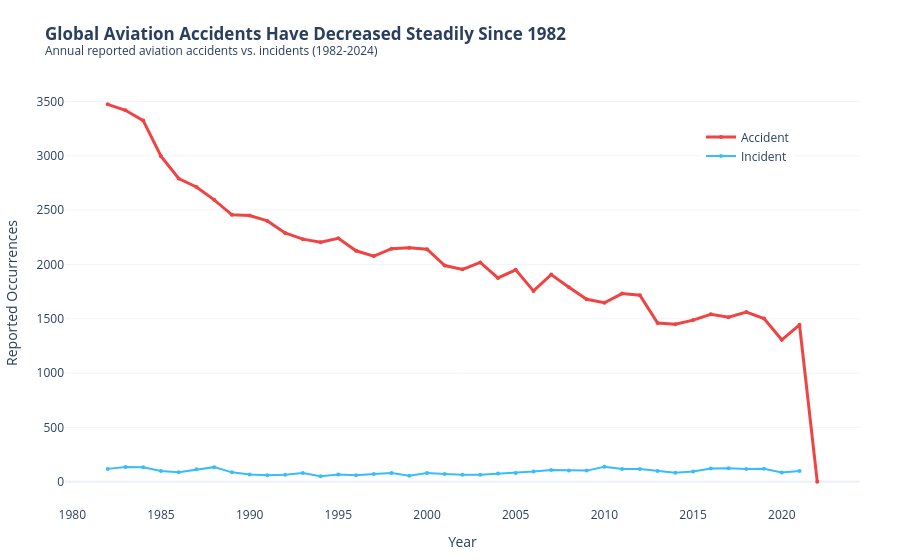

The notebook cell this image was saved under:
### Markdown cell above
## 2. Multi-Dimensional Analytical Questions & Visualizations

### Q1: How has the annual frequency of aviation accidents changed since 1982, and does the trend differ between Accidents and Incidents?
*   **Insight**: The frequency of severe "Accidents" has decreased steadily over the past few decades due to advances in aviation engineering and safety protocols, while recorded "Incidents" have remained relatively flat due to improved reporting guidelines.

### Code cell
# Group by year and type
df_q1 = df[df['investigation_type'].isin(['Accident', 'Incident'])].groupby(['year', 'investigation_type'])['event_id'].count().reset_index()
df_q1 = df_q1.rename(columns={'event_id': 'count'})

fig1 = go.Figure()
for t, col, w in [('Accident', '#ef4444', 3), ('Incident', '#38bdf8', 2)]:
    df_t = df_q1[df_q1['investigation_type'] == t]
    fig1.add_trace(go.Scatter(
        x=df_t['year'], y=df_t['count'],
        mode='lines+markers', name=t,
        line=dict(color=col, width=w),
        marker=dict(size=4)
    ))

fig1.update_layout(
    title="<b>Global Aviation Accidents Have Decreased Steadily Since 1982</b><br><sup>Annual reported aviation accidents vs. incidents (1982-2024)</sup>",
    xaxis_title="Year",
    yaxis_title="Reported Occurrences",
    hovermode="x unified",
    legend=dict(x=0.8, y=0.9),
    margin=dict(l=40, r=40, t=80, b=40)
)
fig1.update_xaxes(showgrid=False)
fig1.update_yaxes(showgrid=True, gridcolor='#f1f5f9')

fig1.show()

### Figure 1 — Plotly figure (JSON) as saved in the notebook; plotly's stock layout.template omitted (floating-point values rounded to 4 significant figures)
{"data": [{"line": {"color": "#ef4444", "width": 3}, "marker": {"size": 4}, "mode": "lines+markers", "name": "Accident", "type": "scatter", "x": [1982, 1983, 1984, 1985, 1986, 1987, 1988, 1989, 1990, 1991, 1992, 1993, 1994, 1995, 1996, 1997, 1998, 1999, 2000, 2001, 2002, 2003, 2004, 2005, 2006, 2007, 2008, 2009, 2010, 2011, 2012, 2013, 2014, 2015, 2016, 2017, 2018, 2019, 2020, 2021, 2022], "y": [3474, 3419, 3324, 2997, 2791, 2713, 2595, 2457, 2451, 2401, 2290, 2233, 2205, 2241, 2126, 2077, 2145, 2153, 2140, 1990, 1955, 2019, 1876, 1951, 1757, 1907, 1790, 1680, 1648, 1732, 1717, 1462, 1451, 1488, 1542, 1514, 1562, 1503, 1307, 1445, 1]}, {"line": {"color": "#38bdf8", "width": 2}, "marker": {"size": 4}, "mode": "lines+markers", "name": "Incident", "type": "scatter", "x": [1982, 1983, 1984, 1985, 1986, 1987, 1988, 1989, 1990, 1991, 1992, 1993, 1994, 1995, 1996, 1997, 1998, 1999, 2000, 2001, 2002, 2003, 2004, 2005, 2006, 2007, 2008, 2009, 2010, 2011, 2012, 2013, 2014, 2015, 2016, 2017, 2018, 2019, 2020, 2021], "y": [119, 137, 133, 99, 89, 115, 135, 87, 67, 61, 65, 80, 52, 68, 61, 71, 81, 56, 80, 73, 65, 66, 76, 80, 94, 109, 103, 103, 138, 118, 118, 99, 84, 94, 122, 124, 119, 121, 85, 99]}], "layout": {"hovermode": "x unified", "legend": {"x": 0.8, "y": 0.9}, "margin": {"b": 40, "l": 40, "r": 40, "t": 80}, "title": {"text": "<b>Global Aviation Accidents Have Decreased Steadily Since 1982</b><br><sup>Annual reported aviation accidents vs. incidents (1982-2024)</sup>"}, "xaxis": {"showgrid": false, "title": {"text": "Year"}}, "yaxis": {"gridcolor": "#f1f5f9", "showgrid": true, "title": {"text": "Reported Occurrences"}}}}
